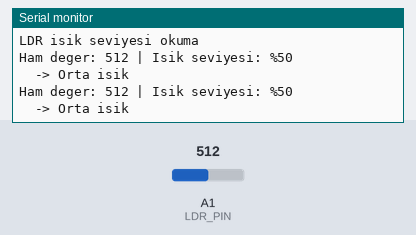
Simulated run of this sketch. Board: Arduino Uno, built with avr-gcc and run on an emulated ATmega328P. On the bench: the last lines printed to the serial monitor. Inputs (shaded band) come from the test bench; at power-on: A1 (LDR_PIN) = 512.

Above: at 1.8 s.
1.9 s: A1 (LDR_PIN) set to 602
At 2.8 s:
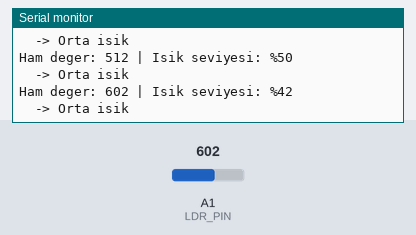
3.4 s: A1 (LDR_PIN) set to 625
At 4.8 s:
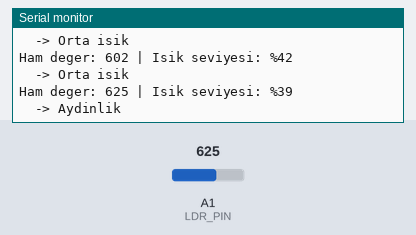
Timing chart, 0 to 6.4 s (numbered marks = the images above; inputs shaded):
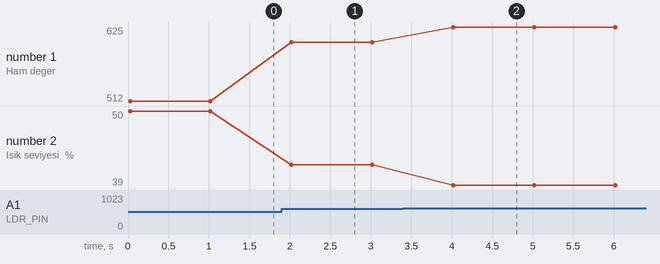

Measured:
- the behaviour switches between 613 and 614 on A1 (LDR_PIN) (found by bisection; images 1 and 2)
- after the input at 1.9 s, the serial monitor: prints a new line after 0.11 s (image 1)
- after the input at 3.4 s, the serial monitor: prints a new line after 0.62 s (image 2)
- plotted number 1: 512 → 602 after the input at 1.9 s, 602 → 625 after the input at 3.4 s
- plotted number 2: 50 → 42 after the input at 1.9 s, 42 → 39 after the input at 3.4 s

The sketch:

10-ldr.ino
```cpp
// Ref: docs/malzemeler.md#ldr
// Faz 2 — Modül 10: LDR Isik Sensörü
// Baglanti: 5V → LDR → A1 → 10K direnc → GND (voltaj bolucu)

const int LDR_PIN = A1;

void setup() {
  Serial.begin(9600);
  Serial.println("LDR isik seviyesi okuma");
}

void loop() {
  int raw = analogRead(LDR_PIN);
  int percent = map(raw, 0, 1023, 100, 0); // karanlik=100%, aydinlik=0%

  Serial.print("Ham deger: ");
  Serial.print(raw);
  Serial.print(" | Isik seviyesi: %");
  Serial.println(percent);

  if (percent > 70) Serial.println("  -> Karanlik (bitki isigi dusuk)");
  else if (percent > 40) Serial.println("  -> Orta isik");
  else Serial.println("  -> Aydinlik");

  delay(1000);
}
```
